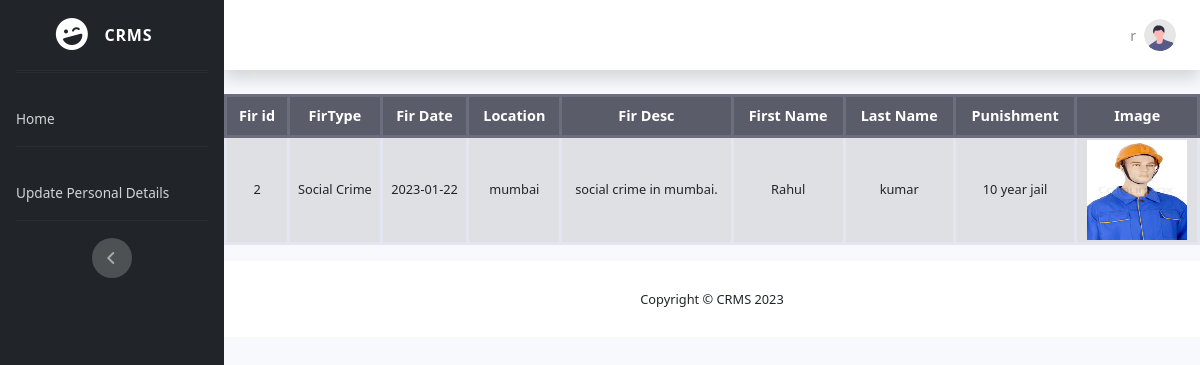
/admin/info.php?id=2 (signed in), run on an earlier commit of the app's database.
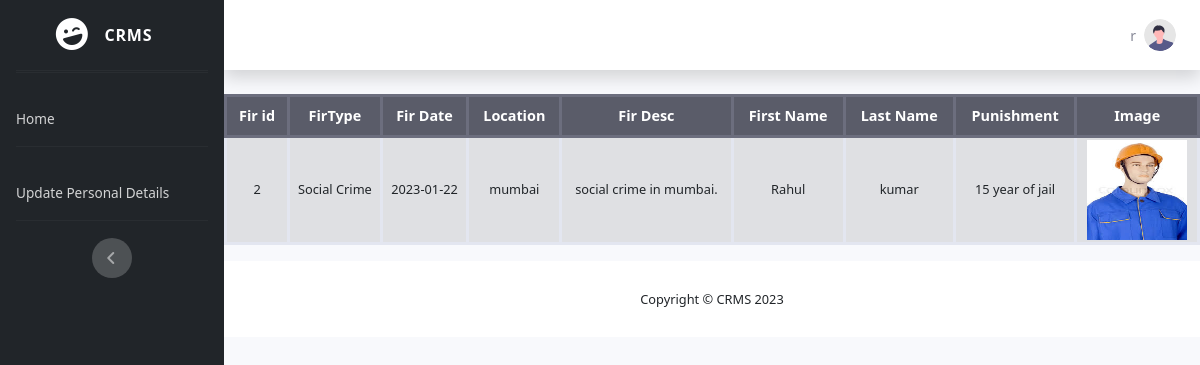
And on a later commit of the database.
### tables this page shows
CREATE TABLE `punishment` (
  `punishmentid` int(11) NOT NULL,
  `criminalid` bigint(100) NOT NULL,
  `firid` int(11) NOT NULL,
  `crimetype` varchar(100) NOT NULL,
  `section` int(11) NOT NULL,
  `punishment` varchar(200) NOT NULL,
  `status` int(10) DEFAULT 0
);

CREATE TABLE `fir` (
  `firid` int(11) NOT NULL,
  `firtype` varchar(100) NOT NULL,
  `firdate` date NOT NULL,
  `location` varchar(100) NOT NULL,
  `firdesc` varchar(400) NOT NULL,
  `state` int(10) NOT NULL,
  `approve` int(11) NOT NULL DEFAULT 0,
  `firuserid` int(11) NOT NULL
);

CREATE TABLE `criminal` (
  `criminalid` bigint(11) NOT NULL,
  `caseid` int(100) NOT NULL,
  `fname` varchar(100) NOT NULL,
  `lname` varchar(100) NOT NULL,
  `gender` varchar(50) NOT NULL,
  `age` int(11) NOT NULL,
  `image` varchar(400) NOT NULL
);

### admin/info.php (the view)
<?php
include('../main/connect.php');
include('navbar.php');
$firid=$_GET['id'];
?>
<table class="table table-bordered table-hover table-striped">
            <thead class="thead-dark">
								<th>Fir id</th>
								<th>FirType</th>
								<th>Fir Date</th>
								<th>Location</th>
								<th>Fir Desc</th>
                        <th scope="col">First Name</th>
                        <th scope="col">Last Name</th>
                        <th>Punishment</th>
                        <th scope="col">Image</th>
							</thead>
							 <tbody>
							 	<?php
									 $sql="SELECT * from fir f,criminal c,punishment p where f.firid=p.firid and p.criminalid=c.criminalid and f.firid=$firid";
									$que = mysqli_query($con,$sql);
									while ($result = mysqli_fetch_assoc($que)) {
									?>
							 	<tr>
									 <td><?php echo $result['firid'];?></td>
							 		<td><?php echo $result['firtype']; ?></td>
							 		<td><?php echo $result['firdate']; ?></td>
							 		<td><?php echo $result['location']; ?></td>
							 		<td><?php echo $result['firdesc']; ?></td>
                            <td><?php echo $result['fname'];?></td>
                            <td><?php echo $result['lname'];?></td>
							 		<td><?php echo $result['punishment']; ?></td>
                            <td><img src="<?php echo $result['image'];?>"height="100px" width="100px"></td>
							 	</tr>
                        <?php
                           }
                           ?>
							 </tbody>
						</table>
<?php
include('footer.php');
?>

What changed in the data, as far as the page shows it:
changed punishment "Social Crime": punishment "10 year jail" → "15 year of jail"
